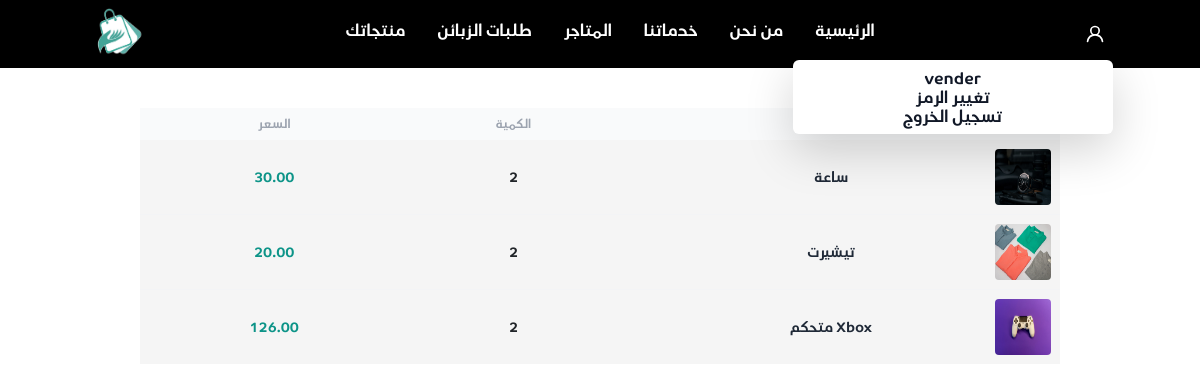
The app's page /vendor/view_bill_products/20/ (signed in) with its own data.
### jumla/models.py (models this page shows, shortened)
class User(AbstractUser):
    username = None
    phone_number = models.CharField(max_length=11, unique=True)
    address = models.CharField(max_length=255, null=True)
    USERNAME_FIELD = 'phone_number'
    REQUIRED_FIELDS = []
    objects = CustomUserManager()
    class Meta:
        verbose_name = "user"
        verbose_name_plural = "users"

class Bill_Items(models.Model):
    item = models.ForeignKey(Product, on_delete=models.CASCADE, null=True, related_name="product_item")
    qty = models.IntegerField(default=1)

class Product(models.Model):
    ProductName = models.CharField(max_length=255)
    Size = models.CharField(max_length=255)
    price = models.DecimalField(max_digits=12, decimal_places=2)
    description = models.CharField(max_length=255)
    shopOwner = models.ForeignKey(Shop, on_delete=models.CASCADE, related_name="shop_products")
    Date = models.DateTimeField(default=timezone.now)
    is_active = models.BooleanField(default=True)
    Category = models.ForeignKey(Category, on_delete=models.CASCADE, related_name="product_Category")

class product_Images(models.Model):
    image = models.ImageField(upload_to="images/", null=True)
    product = models.ForeignKey(Product, on_delete=models.CASCADE, related_name="Image_Product")
    class Meta:
        verbose_name = "product_Image"
        verbose_name_plural = "product_Images"

### jumla/decorators.py (the view)
        def wrapper_func(request, *args, **kwargs):
            group = None
            if request.user.groups.exists():
                group = request.user.groups.all()[0].name
            if group in allowed_roles:
                return view_func(request, *args, **kwargs)
            else:
                return HttpResponse('not in group')

### jumla/views/vender.py (called while the page is built)
@login_required(login_url='login')
@allowed_users(allowed_roles=['vendor'])
def view_bill_products(request, bill_id):
    bill = Bill.objects.filter(id=bill_id).first()
    context = {'bill_products': bill.products.all()}
    return render(request, 'jumla/vender/view_bill_products.html', context)

### jumla/templates/jumla/vender/view_bill_products.html (shortened to what this page needs)
{% extends 'jumla/base/base.html' %}
{% load static %}
{% block content %}
<div class="min-h-screen m-10 ">
    <table class="w-full  bg-neutral-100">
        <thead class="text-xs font-semibold uppercase text-gray-400 bg-gray-50">
            <tr>
                <th class=" whitespace-nowrap">
                </th>
                <th class="p-2 whitespace-nowrap">
                    <div class="font-semibold text-center">المنتج</div>
                </th>
                <th class="p-2 whitespace-nowrap">
                    <div class="font-semibold text-center">الكمية  </div>
                </th>
                <th class="p-2 whitespace-nowrap">
                    <div class="font-semibold text-center"> السعر </div>
                </th>
            </tr>
        </thead>
        <tbody class="text-sm divide-y divide-gray-100  " >
            {% for product in bill_products %}
            <tr>
                <td class="whitespace-nowrap ">
                    <div class="flex shrink-0   -ml-20 p-2 ">
                        <img src="{{ product.item.Image_Product.first.image.url}}" class="w-14 h-14  rounded" alt="">
                    </div>
                </td>
                <td class="p-2 whitespace-nowrap">
                    <div class="font-medium text-center mr-2  text-gray-800">{{ product.item.ProductName }}</div>
                </td>
                <td class="p-2 whitespace-nowrap">
                    <div class="text-center"> {{ product.qty }} </div>
                </td>
                <td class="p-2 whitespace-nowrap">
                    <div class="text-center font-medium text-teal-600">  {{ product.item.price }}  </div>
                </td>
            </tr>
{% endfor %}
        </tbody>
    </table>
</div>
{% endblock %}

### jumla/templates/jumla/base/navbar.html (shortened to what this page needs)
{% load static %}
<nav class="bg-black">
        <div class="flex justify-around p-2 ">
            <div class="flex py-2 -mr-2">
                <div x-data="{ dropdownOpen: false }" class="relative ">
                    <button @click="dropdownOpen = !dropdownOpen" class="relative z-10 block rounded-md  p-2 focus:outline-none hover:bg-slate-500/75  drop-shadow-md rounded hover:ring-white">
                        <svg class="w-5 h-5     text-white   " xmlns="http://www.w3.org/2000/svg" viewBox="0 0 24 24"><path fill="#FFFFFF" d="M15.71,12.71a6,6,0,1,0-7.42,0,10,10,0,0,0-6.22,8.18,1,1,0,0,0,2,.22,8,8,0,0,1,15.9,0,1,1,0,0,0,1,.89h.11a1,1,0,0,0,.88-1.1A10,10,0,0,0,15.71,12.71ZM12,12a4,4,0,1,1,4-4A4,4,0,0,1,12,12Z"/></svg>
                    </button>
                    <div x-show="dropdownOpen" @click="dropdownOpen = false" class="fixed inset-0 h-full w-full z-10"></div>
                    <div x-show="dropdownOpen" class="absolute right-0 mt-2 bg-white rounded-md shadow-lg overflow-hidden z-20" style="width:20rem;">
                        <div class="py-2">
                            {% if user.is_authenticated %}
                                          <a href="#" class="transition-colors duration-200  w-full py-3 text-normal text-gray-900  border-b   hover:bg-teal-500 hover:text-white">
                                        <h1 class="text-center  text-medium  font-semibold ">
                                            <span >{{ user.first_name }}</span> </h1>
                                    </a>
                                          <a href="{% url 'change_password' %}" class="transition-colors duration-200  w-full w-full py-3 text-normal text-gray-900   hover:bg-teal-500 hover:text-white">
                                        <h1 class="text-center text-medium  font-semibold"> تغيير الرمز </h1>
                                    </a>
                                    <a href="{% url 'logout' %}" class="transition-colors duration-200  w-full py-3 text-normal text-gray-900 border-t hover:bg-teal-500 hover:text-white">
                                        <h1 class="text-center text-medium  font-semibold"> تسجيل الخروج   </h1>
                                    </a>
                                    {% endif %}
                        </div>
                    </div>
                </div>
            </div>
            <div class="m-1">
                <div class=" flex  p-2">
                    <a href="{% url 'home' %}" class = "text-white px-3 hover:text-slate-100 inline-block pl-10 ">
                   <h1 class="hover:text-gray-300">
                    الرئيسية
                    </h1>
                </a>
                <a href="{% url 'who_are_we' %}" class = "text-white px-3 inline-block pl-10">
                   <h1  class="hover:text-gray-300"> من نحن</h1></a>
                   <a href="{% url 'services' %}" class = "text-white px-3 inline-block pl-10">
                    <h1  class="hover:text-gray-300">خدماتنا</h1></a>
                     <a href="{% url 'show_markets' %}" class = "text-white px-3 inline-block pl-10">
                    <h1  class="hover:text-gray-300" >
                        المتاجر
                    </h1></a>
               {% if request.user.groups.all.first.name == "vendor" %}
                   <a href="{% url 'view_customer_bills' %}" class = "text-white px-3 inline-block pl-10">
                        <h1  class="hover:text-gray-300" >
                            طلبات الزبائن
                        </h1></a>
                   <a href="{% url 'vendor_home' %}" class = "text-white px-3 inline-block pl-10">
                        <h1  class="hover:text-gray-300" >
                            منتجاتك
                        </h1></a>
               {% endif %}
                </div>
            </div>
                   <div class="brand-image">
                  <img src="{% static 'jumla/images/shorja.jpg' %}" class="h-12 w-12" alt="">
                   </div>
        </div>
</nav>

### jumla/static/jumla/style.css (style rules this page uses)
body { font-family: air-arabia, sans-serif; }

### records on screen
User: first_name "vender"
Bill_Items: item.Image_Product.first.image (picture), item.ProductName "ساعة", qty "2", item.price "30.00"
Bill_Items: item.Image_Product.first.image (picture), item.ProductName "تيشيرت", qty "2", item.price "20.00"
Bill_Items: item.Image_Product.first.image (picture), item.ProductName "Xbox متحكم", qty "2", item.price "126.00"
